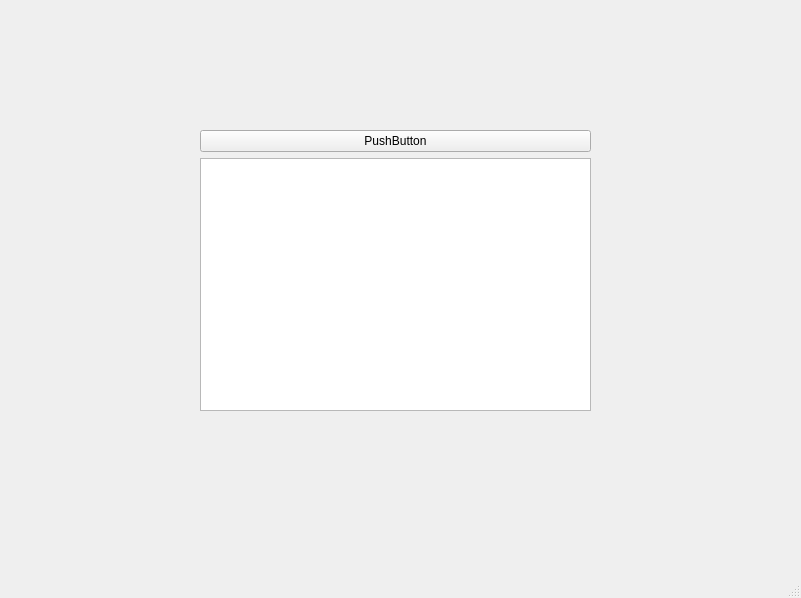
<?xml version="1.0" encoding="UTF-8"?>
<ui version="4.0">
 <class>MainWindow</class>
 <widget class="QMainWindow" name="MainWindow">
  <property name="geometry">
   <rect>
    <x>0</x>
    <y>0</y>
    <width>801</width>
    <height>598</height>
   </rect>
  </property>
  <property name="windowTitle">
   <string>MainWindow</string>
  </property>
  <widget class="QWidget" name="centralwidget">
   <property name="enabled">
    <bool>true</bool>
   </property>
   <widget class="QWidget" name="">
    <property name="geometry">
     <rect>
      <x>200</x>
      <y>130</y>
      <width>391</width>
      <height>281</height>
     </rect>
    </property>
    <layout class="QVBoxLayout" name="verticalLayout">
     <property name="sizeConstraint">
      <enum>QLayout::SetDefaultConstraint</enum>
     </property>
     <item>
      <widget class="QPushButton" name="pushButton">
       <property name="text">
        <string>PushButton</string>
       </property>
      </widget>
     </item>
     <item>
      <widget class="QPlainTextEdit" name="plainTextEdit"/>
     </item>
    </layout>
   </widget>
  </widget>
  <widget class="QMenuBar" name="menubar">
   <property name="geometry">
    <rect>
     <x>0</x>
     <y>0</y>
     <width>801</width>
     <height>22</height>
    </rect>
   </property>
  </widget>
  <widget class="QStatusBar" name="statusbar"/>
 </widget>
 <resources/>
 <connections/>
</ui>
